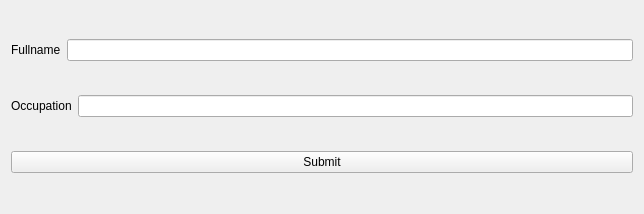
<?xml version="1.0" encoding="UTF-8"?>
<ui version="4.0">
 <class>Widget</class>
 <widget class="QWidget" name="Widget">
  <property name="geometry">
   <rect>
    <x>0</x>
    <y>0</y>
    <width>644</width>
    <height>214</height>
   </rect>
  </property>
  <property name="windowTitle">
   <string>Form</string>
  </property>
  <layout class="QVBoxLayout" name="verticalLayout">
   <item>
    <layout class="QHBoxLayout" name="horizontalLayout">
     <item>
      <widget class="QLabel" name="label">
       <property name="text">
        <string>Fullname</string>
       </property>
      </widget>
     </item>
     <item>
      <widget class="QLineEdit" name="full_name_line_edit"/>
     </item>
    </layout>
   </item>
   <item>
    <layout class="QHBoxLayout" name="horizontalLayout_2">
     <item>
      <widget class="QLabel" name="label_2">
       <property name="text">
        <string>Occupation</string>
       </property>
      </widget>
     </item>
     <item>
      <widget class="QLineEdit" name="occupation_line_edit"/>
     </item>
    </layout>
   </item>
   <item>
    <widget class="QPushButton" name="submit_button">
     <property name="text">
      <string>Submit</string>
     </property>
    </widget>
   </item>
  </layout>
 </widget>
 <resources/>
 <connections/>
</ui>
